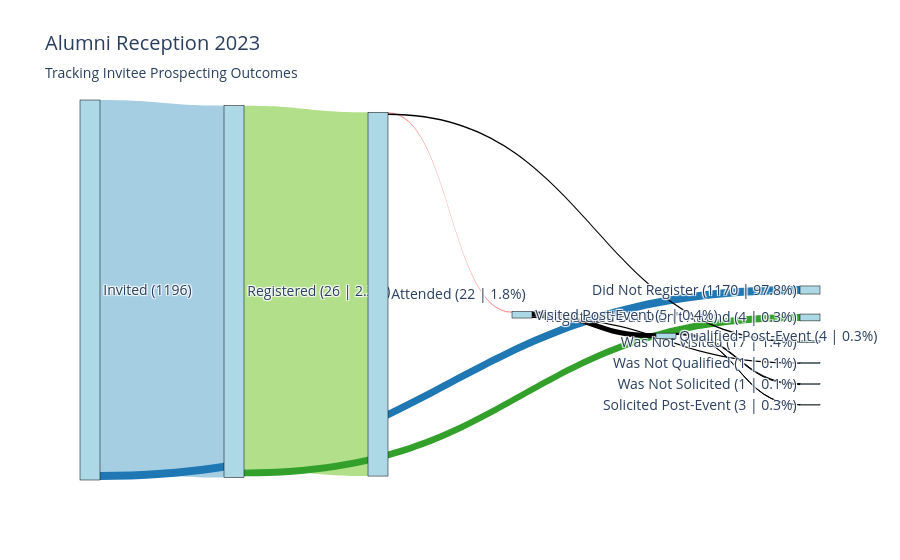

Notebook source saved alongside this figure:
### Code cell
# Sankey diagram with enhanced hover tooltips
fig = go.Figure(data=[go.Sankey(
    node=dict(
        pad=20,
        thickness=20,
        line=dict(color="black", width=0.5),
        label=percent_labels,
        color="lightblue"
    ),
    link=dict(
        source=sources,
        target=targets,
        value=values,
        #hovertemplate=custom_tooltips,
        color=["#a6cee3", "#1f78b4", "#b2df8a", "#33a02c", "#fb9a99"]
    )
)])

fig.update_layout(
    title_text="Alumni Reception 2023", 
    title_xanchor="auto",
    title_subtitle_text="Tracking Invitee Prospecting Outcomes",
    font_size=14)
fig.show()

### Figure 1 — Plotly figure (JSON) as saved in the notebook; plotly's stock layout.template omitted (floating-point values rounded to 4 significant figures)
{"data": [{"link": {"color": ["#a6cee3", "#1f78b4", "#b2df8a", "#33a02c", "#fb9a99"], "source": [0, 0, 1, 1, 3, 3, 5, 5, 7, 7], "target": [1, 2, 3, 4, 5, 6, 7, 8, 9, 10], "value": [1196, 26, 1170, 22, 4, 5, 17, 4, 1, 3, 1]}, "node": {"color": "lightblue", "label": ["Invited (1196)", "Registered (26 | 2.2%)", "Did Not Register (1170 | 97.8%)", "Attended (22 | 1.8%)", "Registered But Didn't Attend (4 | 0.3%)", "Visited Post-Event (5 | 0.4%)", "Was Not Visited (17 | 1.4%)", "Qualified Post-Event (4 | 0.3%)", "Was Not Qualified (1 | 0.1%)", "Solicited Post-Event (3 | 0.3%)", "Was Not Solicited (1 | 0.1%)"], "line": {"color": "black", "width": 0.5}, "pad": 20, "thickness": 20}, "type": "sankey"}], "layout": {"font": {"size": 14}, "title": {"subtitle": {"text": "Tracking Invitee Prospecting Outcomes"}, "text": "Alumni Reception 2023", "xanchor": "auto"}}}
